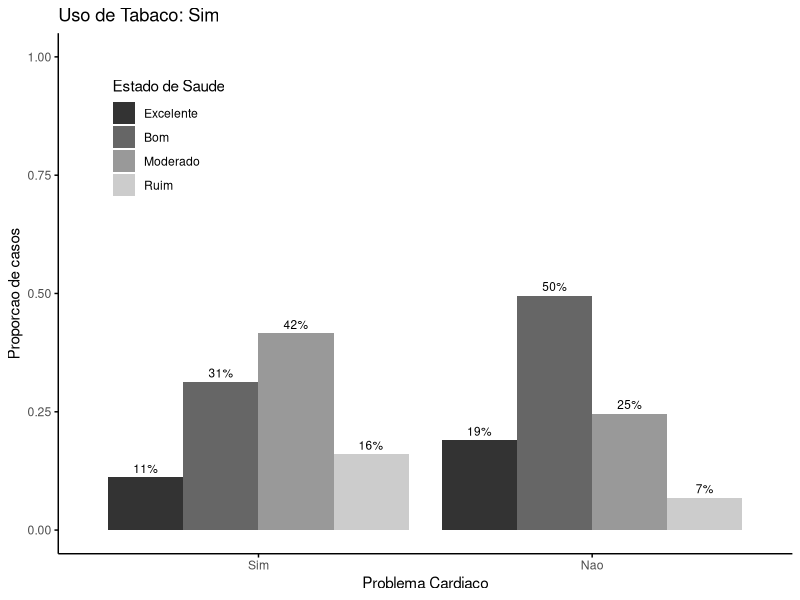
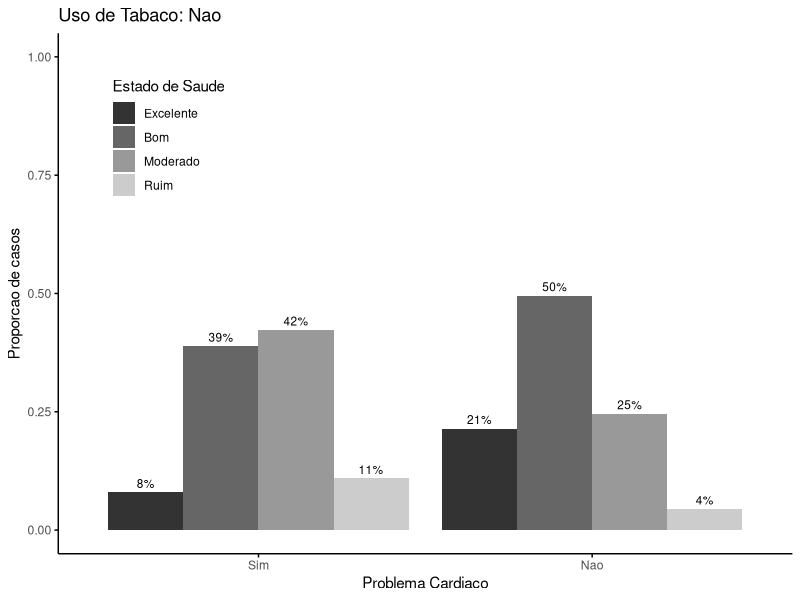
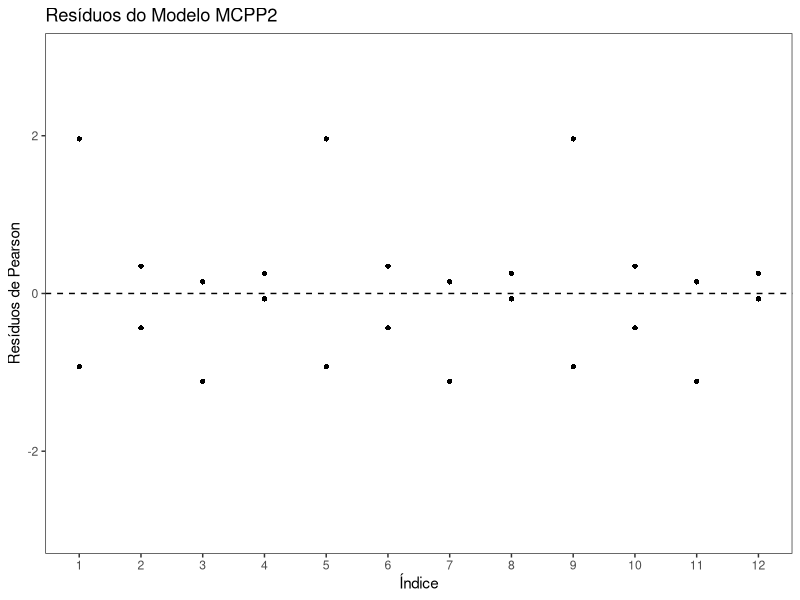
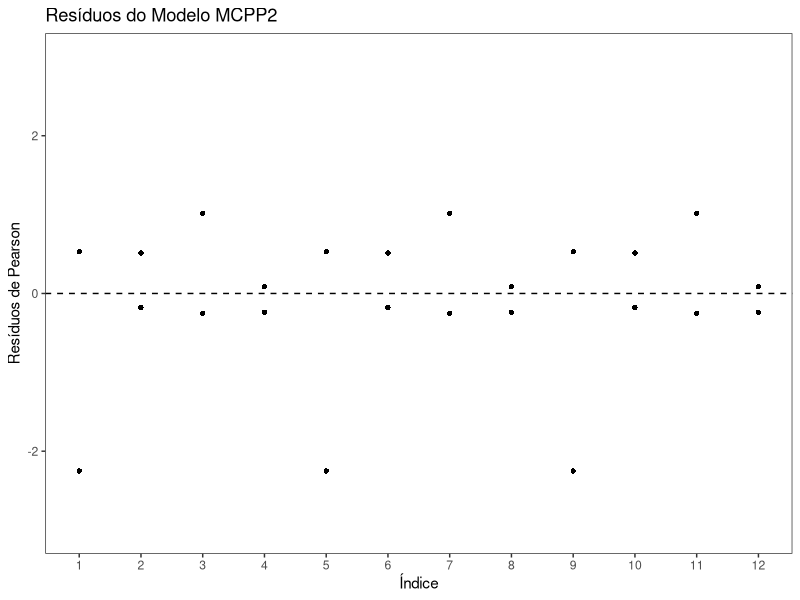
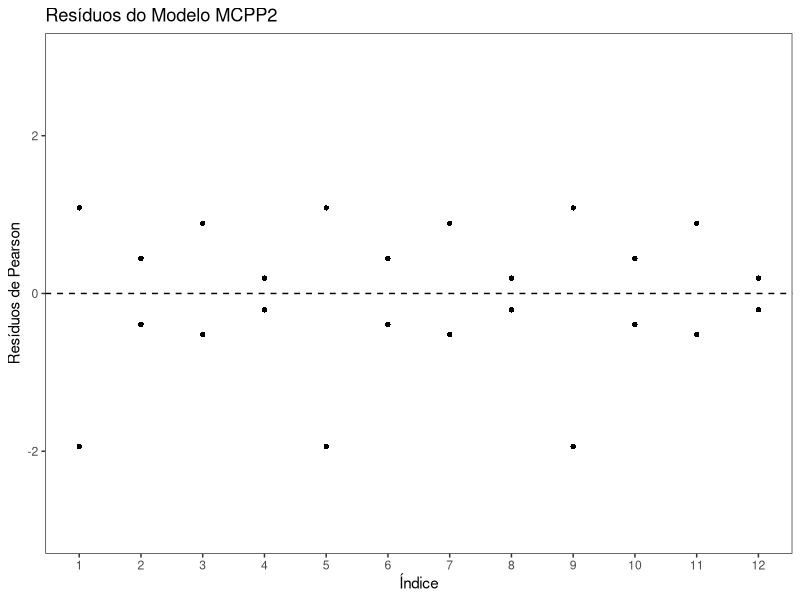

Recreate these plots in R, in order.
## ---- chunk 1
knitr::opts_chunk$set(echo = FALSE)
knitr::opts_chunk$set(warning = FALSE)
knitr::opts_chunk$set(message = FALSE)

library(ggplot2)
library(dplyr)
library(reshape2)
library(knitr)
library(kableExtra)
library(VGAM)

dados_temp <- data.frame(
  tabaco = c(1, 1, 0, 0), # 1 indica sim e 0 não
  cardiaco = c(1, 0, 1, 0), # 1 indica sim e 0 não
  Excelente = c(27, 402, 83, 1959),
  Bom = c(76, 1050, 406, 4521),
  Moderado = c(101, 522, 442, 2243),
  Ruim = c(39, 145, 114, 405)
)

dados <- dados_temp |> 
  dplyr::mutate(
    tabaco = as.factor(tabaco),
    cardiaco = as.factor(cardiaco),
  )

dados_prep <- data.frame(
  tabaco = c(1, 1, 0, 0), # 1 indica sim e 0 não
  cardiaco = c(1, 0, 1, 0), # 1 indica sim e 0 não
  Excelente = c(27/243, 402/2119, 83/1045, 1959/9128),
  Bom = c(76/243, 1050/2119, 406/1045, 4521/9128),
  Moderado = c(101/243, 522/2119, 442/1045, 2243/9128),
  Ruim = c(39/243, 145/2119, 114/1045, 405/9128)
)
## ---- chunk 2
# Ajustes dos fatores
dados_prep$tabaco <- factor(dados_prep$tabaco, levels = c(1, 0), labels = c("Sim", "Nao"))
dados_prep$cardiaco <- factor(dados_prep$cardiaco, levels = c(1, 0), labels = c("Sim", "Nao"))


# Transformação em formato longo
dados_melt <- melt(dados_prep, id.vars = c("tabaco", "cardiaco"))
dados_melt <- rename(dados_melt, Saude = variable, Proporcao = value)

# Separando para tabagistas e não tabagistas
dados_tabaco_sim <- subset(dados_melt, tabaco == "Sim")
dados_tabaco_nao <- subset(dados_melt, tabaco == "Nao")

# Função de plot
plot_grafico <- function(dados) {
  ggplot(dados, aes(x = cardiaco, y = Proporcao, fill = Saude)) +
    geom_bar(stat = "identity", position = "dodge") +
    labs(x = "Problema Cardiaco", y = "Proporcao de casos", fill = "Estado de Saude") +
    scale_fill_manual(values = c("Excelente" = "gray20", "Bom" = "gray40", "Moderado" = "gray60", "Ruim" = "gray80")) +
    ggtitle(paste("Uso de Tabaco:", unique(dados$tabaco))) +
    theme_bw() +
    geom_text(aes(label = paste0(round(Proporcao * 100), "%")), 
              position = position_dodge(width = 0.9), vjust = -0.5, size = 3) +
    ylim(0, 1) +
    theme(legend.position = c(0.15, 0.8),
          panel.grid.major = element_blank(),
          panel.grid.minor = element_blank(),
          panel.border = element_blank(),
          axis.line = element_line(),
          axis.ticks = element_line(colour = "black"))
}

# Gerar os gráficos
plot_grafico(dados_tabaco_sim)
plot_grafico(dados_tabaco_nao)

## ---- chunk 3

# Modelo chances não proporcionais
mcnp <- vglm(cbind(Excelente,Bom,Moderado,Ruim) ~ tabaco,
             cumulative(parallel=FALSE,reverse=FALSE), dados)
summary(mcnp)

# Modelo de chances proporcionais
mcp <- vglm(cbind(Excelente,Bom,Moderado,Ruim) ~ tabaco,
            cumulative(parallel=TRUE,reverse=FALSE), dados) 

summary(mcp)

# Comparação dos modelos
TRV <- 2*(logLik(mcnp) - logLik(mcp))
gl <- length(coef(mcnp)) - length(coef(mcp))
p <- 1-pchisq(TRV,gl)
cbind(TRV, gl, p)

lrtest(mcnp, mcp)

# Modelo chances não proporcionais
mcnp <- vglm(cbind(Excelente,Bom,Moderado,Ruim) ~ cardiaco,
             cumulative(parallel=FALSE,reverse=FALSE), dados)
summary(mcnp)

# Modelo de chances proporcionais
mcp <- vglm(cbind(Excelente,Bom,Moderado,Ruim) ~ cardiaco,
            cumulative(parallel=TRUE,reverse=FALSE), dados) 

summary(mcp)

# Comparação dos modelos
TRV <- 2*(logLik(mcnp) - logLik(mcp))
gl <- length(coef(mcnp)) - length(coef(mcp))
p <- 1-pchisq(TRV,gl)
cbind(TRV, gl, p)

lrtest(mcnp, mcp)

# Modelo chances não proporcionais
mcnp <- vglm(cbind(Excelente,Bom,Moderado,Ruim) ~ tabaco + cardiaco,
             cumulative(parallel=FALSE,reverse=FALSE), dados)
summary(mcnp)

# Modelo de chances proporcionais
mcp <- vglm(cbind(Excelente,Bom,Moderado,Ruim) ~ tabaco + cardiaco,
            cumulative(parallel=TRUE,reverse=FALSE), dados) 

summary(mcp)

# Comparação dos modelos
TRV <- 2*(logLik(mcnp) - logLik(mcp))
gl <- length(coef(mcnp)) - length(coef(mcp))
p <- 1-pchisq(TRV,gl)
cbind(TRV, gl, p)

lrtest(mcnp, mcp)

## ---- chunk 4
m0 <- vglm(cbind(Excelente,Bom,Moderado,Ruim) ~ 1,
             cumulative(parallel=FALSE ~ tabaco,reverse=FALSE), dados)
m1 <- vglm(cbind(Excelente,Bom,Moderado,Ruim) ~ tabaco,
             cumulative(parallel=FALSE ~ tabaco,reverse=FALSE), dados)
m2 <- vglm(cbind(Excelente,Bom,Moderado,Ruim) ~ tabaco + cardiaco,
             cumulative(parallel=FALSE ~ tabaco,reverse=FALSE), dados)
m3 <- vglm(cbind(Excelente,Bom,Moderado,Ruim) ~ tabaco * cardiaco,
             cumulative(parallel=FALSE ~ tabaco,reverse=FALSE), dados)

GL_ <- as.numeric(c(12-length(coef(m0)),
                    12-length(coef(m1)),
                    12-length(coef(m2)),
                    12-length(coef(m3))))
Deviance_ <- round(as.numeric(c(deviance(m0),
                                deviance(m1),
                                deviance(m2),
                                deviance(m3)), digits = 2))
TRV_ <- round(as.numeric(c(NA,
                           deviance(m0)-deviance(m1),
                           deviance(m1)-deviance(m2),
                           deviance(m2)-deviance(m3))), digits = 2)
AIC_ <- round(as.numeric(c(AIC(m0),AIC(m1),AIC(m2),AIC(m3)), digits = 2))
Dif_ <- as.numeric(c(NA,
                     df.residual(m0)-df.residual(m1),
                     df.residual(m1)-df.residual(m2),
                     df.residual(m2)-df.residual(m3)))

P_v  <- round(as.numeric(c(NA,
                           1-pchisq(TRV_[2],Dif_[2]),
                           1-pchisq(TRV_[3],Dif_[3]),
                           1-pchisq(TRV_[4],Dif_[4]))), digits = 3)

tab_anova1 <- round(cbind(GL_, Deviance_, TRV_, Dif_, P_v, AIC_), digits = 4)
colnames(tab_anova1) <- c("GL", "Deviance", "TRV", "Dif", "P-v", "AIC")
rownames(tab_anova1) <- c("Nulo", "Z", "X|Z", "Z*X|Z,X")
tab_anova1

## ---- chunk 5
knitr::kable(tab_anova1)
## ---- chunk 6
summary(m2)
## ---- chunk 7
# Análise de resíduos
residuos <- residuals(m2, type = "pearson")
data <- data.frame(Residuos = c(residuos[,1], residuos[,2]), Observacao = rep(1:length(residuos), 2))

ggplot(data, aes(x = Observacao, y = Residuos)) +
  geom_point(shape = 16) +
  labs(x = "Índice", y = "Resíduos de Pearson", title = "Resíduos do Modelo MCPP2") +
  scale_x_continuous(breaks = 1:length(residuos)) + ylim(-3, 3) +
  geom_hline(yintercept = 0, linetype = "dashed") +
  theme_bw() + 
  theme(panel.grid.major = element_blank(),
        panel.grid.minor = element_blank())
## ---- chunk 8
# Modelo chances não proporcionais
mcnp <- vglm(cbind(Excelente,Bom,Moderado,Ruim) ~ tabaco,
             acat(parallel=FALSE,reverse=FALSE), dados)
summary(mcnp)

# Modelo de chances proporcionais
mcp <- vglm(cbind(Excelente,Bom,Moderado,Ruim) ~ tabaco,
            acat(parallel=TRUE,reverse=FALSE), dados) 

summary(mcp)

# Comparação dos modelos
TRV <- 2*(logLik(mcnp) - logLik(mcp))
gl <- length(coef(mcnp)) - length(coef(mcp))
p <- 1-pchisq(TRV,gl)
cbind(TRV, gl, p)

lrtest(mcnp, mcp)

# Modelo chances não proporcionais
mcnp <- vglm(cbind(Excelente,Bom,Moderado,Ruim) ~ cardiaco,
             acat(parallel=FALSE,reverse=FALSE), dados)
summary(mcnp)

# Modelo de chances proporcionais
mcp <- vglm(cbind(Excelente,Bom,Moderado,Ruim) ~ cardiaco,
            acat(parallel=TRUE,reverse=FALSE), dados) 

summary(mcp)

# Comparação dos modelos
TRV <- 2*(logLik(mcnp) - logLik(mcp))
gl <- length(coef(mcnp)) - length(coef(mcp))
p <- 1-pchisq(TRV,gl)
cbind(TRV, gl, p)

lrtest(mcnp, mcp)

# Modelo chances não proporcionais
mcnp <- vglm(cbind(Excelente,Bom,Moderado,Ruim) ~ tabaco + cardiaco,
             acat(parallel=FALSE,reverse=FALSE), dados)
summary(mcnp)

# Modelo de chances proporcionais
mcp <- vglm(cbind(Excelente,Bom,Moderado,Ruim) ~ tabaco + cardiaco,
            acat(parallel=TRUE,reverse=FALSE), dados) 

summary(mcp)

# Comparação dos modelos
TRV <- 2*(logLik(mcnp) - logLik(mcp))
gl <- length(coef(mcnp)) - length(coef(mcp))
p <- 1-pchisq(TRV,gl)
cbind(TRV, gl, p)

lrtest(mcnp, mcp)
## ---- chunk 9
m0 <- vglm(cbind(Excelente,Bom,Moderado,Ruim) ~ 1,
             acat(parallel=FALSE ,reverse=FALSE), dados)
m1 <- vglm(cbind(Excelente,Bom,Moderado,Ruim) ~ tabaco,
             acat(parallel=FALSE,reverse=FALSE), dados)
m2 <- vglm(cbind(Excelente,Bom,Moderado,Ruim) ~ tabaco + cardiaco,
             acat(parallel=FALSE,reverse=FALSE), dados)
m3 <- vglm(cbind(Excelente,Bom,Moderado,Ruim) ~ tabaco * cardiaco,
             acat(parallel=FALSE,reverse=FALSE), dados)

GL_ <- as.numeric(c(12-length(coef(m0)),
                    12-length(coef(m1)),
                    12-length(coef(m2)),
                    12-length(coef(m3))))
Deviance_ <- round(as.numeric(c(deviance(m0),
                                deviance(m1),
                                deviance(m2),
                                deviance(m3)), digits = 2))
TRV_ <- round(as.numeric(c(NA,
                           deviance(m0)-deviance(m1),
                           deviance(m1)-deviance(m2),
                           deviance(m2)-deviance(m3))), digits = 2)
AIC_ <- round(as.numeric(c(AIC(m0),AIC(m1),AIC(m2),AIC(m3)), digits = 2))
Dif_ <- as.numeric(c(NA,
                     df.residual(m0)-df.residual(m1),
                     df.residual(m1)-df.residual(m2),
                     df.residual(m2)-df.residual(m3)))

P_v  <- round(as.numeric(c(NA,
                           1-pchisq(TRV_[2],Dif_[2]),
                           1-pchisq(TRV_[3],Dif_[3]),
                           1-pchisq(TRV_[4],Dif_[4]))), digits = 3)

tab_anova2 <- round(cbind(GL_, Deviance_, TRV_, Dif_, P_v, AIC_), digits = 4)
colnames(tab_anova2) <- c("GL", "Deviance", "TRV", "Dif", "P-v", "AIC")
rownames(tab_anova2) <- c("Nulo", "X1", "X2|X1", "X1*X2|X1,X2")
## ---- chunk 10
knitr::kable(tab_anova2)
## ---- chunk 11
summary(m2)
## ---- chunk 12
# Análise de resíduos
residuos <- residuals(m2, type = "pearson")
data <- data.frame(Residuos = c(residuos[,1], residuos[,2]), Observacao = rep(1:length(residuos), 2))

ggplot(data, aes(x = Observacao, y = Residuos)) +
  geom_point(shape = 16) +
  labs(x = "Índice", y = "Resíduos de Pearson", title = "Resíduos do Modelo MCPP2") +
  scale_x_continuous(breaks = 1:length(residuos)) + ylim(-3, 3) +
  geom_hline(yintercept = 0, linetype = "dashed") +
  theme_bw() + 
  theme(panel.grid.major = element_blank(),
        panel.grid.minor = element_blank())
## ---- chunk 13
# Modelo chances não proporcionais
mcnp <- vglm(cbind(Excelente,Bom,Moderado,Ruim) ~ tabaco,
             cratio(parallel=FALSE,reverse=FALSE), dados)
summary(mcnp)

# Modelo de chances proporcionais
mcp <- vglm(cbind(Excelente,Bom,Moderado,Ruim) ~ tabaco,
            cratio(parallel=TRUE,reverse=FALSE), dados) 

summary(mcp)

# Comparação dos modelos
TRV <- 2*(logLik(mcnp) - logLik(mcp))
gl <- length(coef(mcnp)) - length(coef(mcp))
p <- 1-pchisq(TRV,gl)
cbind(TRV, gl, p)

lrtest(mcnp, mcp)

# Modelo chances não proporcionais
mcnp <- vglm(cbind(Excelente,Bom,Moderado,Ruim) ~ cardiaco,
             cratio(parallel=FALSE,reverse=FALSE), dados)
summary(mcnp)

# Modelo de chances proporcionais
mcp <- vglm(cbind(Excelente,Bom,Moderado,Ruim) ~ cardiaco,
            cratio(parallel=TRUE,reverse=FALSE), dados) 

summary(mcp)

# Comparação dos modelos
TRV <- 2*(logLik(mcnp) - logLik(mcp))
gl <- length(coef(mcnp)) - length(coef(mcp))
p <- 1-pchisq(TRV,gl)
cbind(TRV, gl, p)

lrtest(mcnp, mcp)

# Modelo chances não proporcionais
mcnp <- vglm(cbind(Excelente,Bom,Moderado,Ruim) ~ tabaco + cardiaco,
             cratio(parallel=FALSE,reverse=FALSE), dados)
summary(mcnp)

# Modelo de chances proporcionais
mcp <- vglm(cbind(Excelente,Bom,Moderado,Ruim) ~ tabaco + cardiaco,
            cratio(parallel=TRUE,reverse=FALSE), dados) 

summary(mcp)

# Comparação dos modelos
TRV <- 2*(logLik(mcnp) - logLik(mcp))
gl <- length(coef(mcnp)) - length(coef(mcp))
p <- 1-pchisq(TRV,gl)
cbind(TRV, gl, p)

lrtest(mcnp, mcp)
## ---- chunk 14
m0 <- vglm(cbind(Excelente,Bom,Moderado,Ruim) ~ 1,
             cratio(parallel=FALSE ,reverse=FALSE), dados)
m1 <- vglm(cbind(Excelente,Bom,Moderado,Ruim) ~ tabaco,
             cratio(parallel=FALSE,reverse=FALSE), dados)
m2 <- vglm(cbind(Excelente,Bom,Moderado,Ruim) ~ tabaco + cardiaco,
             cratio(parallel=FALSE,reverse=FALSE), dados)
m3 <- vglm(cbind(Excelente,Bom,Moderado,Ruim) ~ tabaco * cardiaco,
             cratio(parallel=FALSE,reverse=FALSE), dados)

GL_ <- as.numeric(c(12-length(coef(m0)),
                    12-length(coef(m1)),
                    12-length(coef(m2)),
                    12-length(coef(m3))))
Deviance_ <- round(as.numeric(c(deviance(m0),
                                deviance(m1),
                                deviance(m2),
                                deviance(m3)), digits = 2))
TRV_ <- round(as.numeric(c(NA,
                           deviance(m0)-deviance(m1),
                           deviance(m1)-deviance(m2),
                           deviance(m2)-deviance(m3))), digits = 2)
AIC_ <- round(as.numeric(c(AIC(m0),AIC(m1),AIC(m2),AIC(m3)), digits = 2))
Dif_ <- as.numeric(c(NA,
                     df.residual(m0)-df.residual(m1),
                     df.residual(m1)-df.residual(m2),
                     df.residual(m2)-df.residual(m3)))

P_v  <- round(as.numeric(c(NA,
                           1-pchisq(TRV_[2],Dif_[2]),
                           1-pchisq(TRV_[3],Dif_[3]),
                           1-pchisq(TRV_[4],Dif_[4]))), digits = 3)

tab_anova3 <- round(cbind(GL_, Deviance_, TRV_, Dif_, P_v, AIC_), digits = 4)
colnames(tab_anova3) <- c("GL", "Deviance", "TRV", "Dif", "P-v", "AIC")
rownames(tab_anova3) <- c("Nulo", "X1", "X2|X1", "X1*X2|X1,X2")
## ---- chunk 15
knitr::kable(tab_anova3)
## ---- chunk 16
summary(m2)
## ---- chunk 17
# Análise de resíduos
residuos <- residuals(m2, type = "pearson")
data <- data.frame(Residuos = c(residuos[,1], residuos[,2]), Observacao = rep(1:length(residuos), 2))

ggplot(data, aes(x = Observacao, y = Residuos)) +
  geom_point(shape = 16) +
  labs(x = "Índice", y = "Resíduos de Pearson", title = "Resíduos do Modelo MCPP2") +
  scale_x_continuous(breaks = 1:length(residuos)) + ylim(-3, 3) +
  geom_hline(yintercept = 0, linetype = "dashed") +
  theme_bw() + 
  theme(panel.grid.major = element_blank(),
        panel.grid.minor = element_blank())
